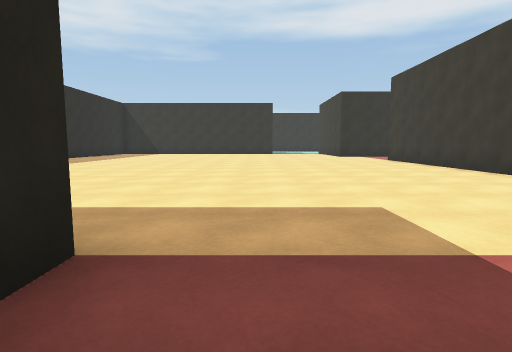
[1] (above)

20 first-person views from a walk through a 3-D level made in the Unity game engine. The camera is 1.2 m above the floor, tilts 6° down and sees 80° across. The floor is counted in squares, 2 m on a side. Each view is taken from the middle of a square. On the plan, view 1 faces up. The plan holds only what a view shows up to about 9 squares ahead; the rest is blank. The place goes on beyond the plan.

[2]
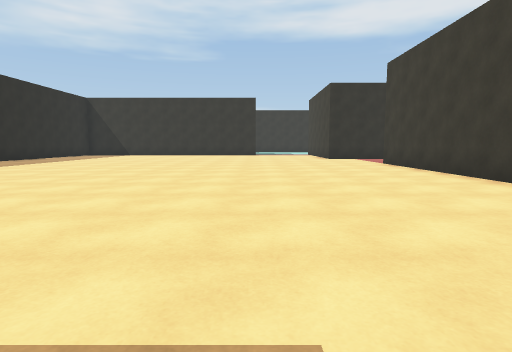

[3]
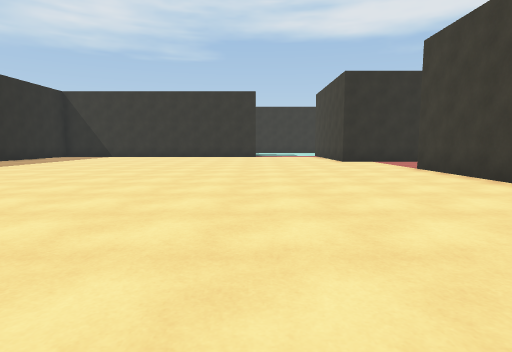

[4]
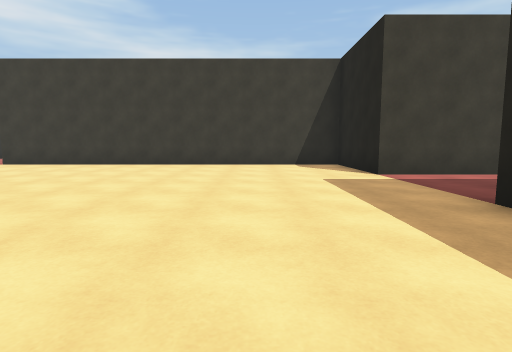

[5]
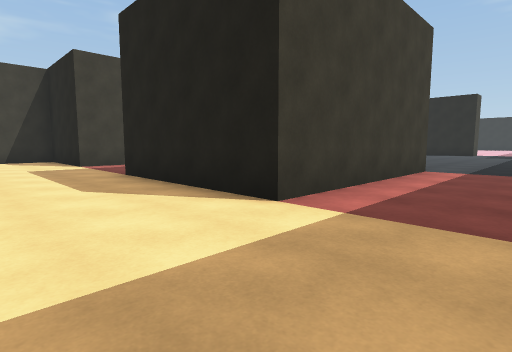

[6]
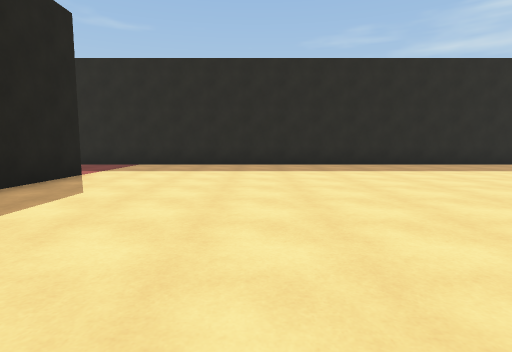

[7]
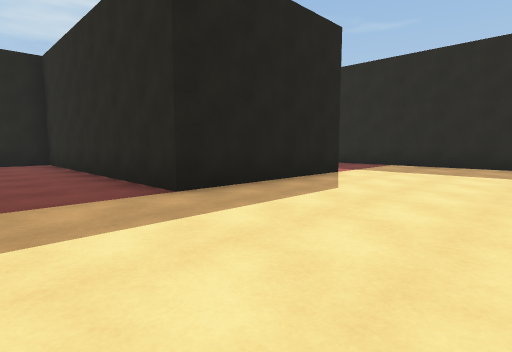

[8]
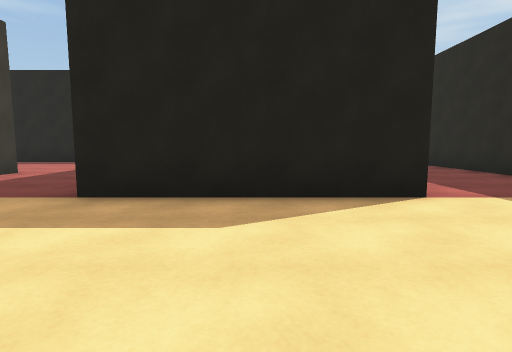

[9]
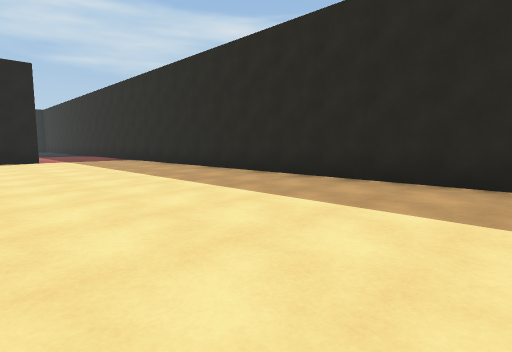

[10]
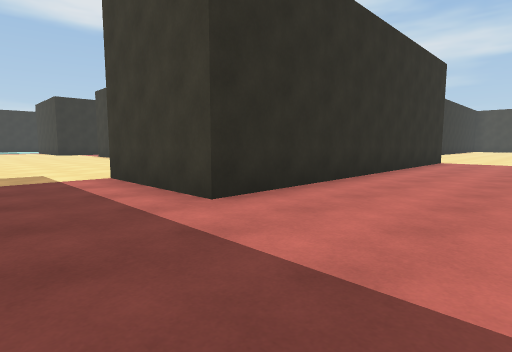

[11]
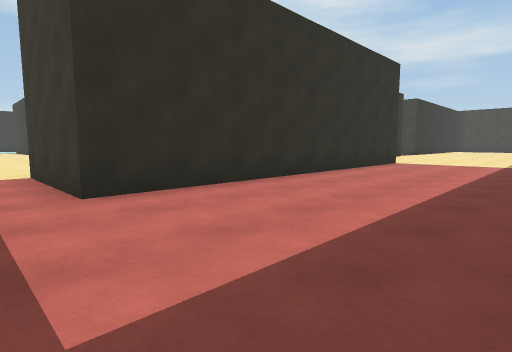

[12]
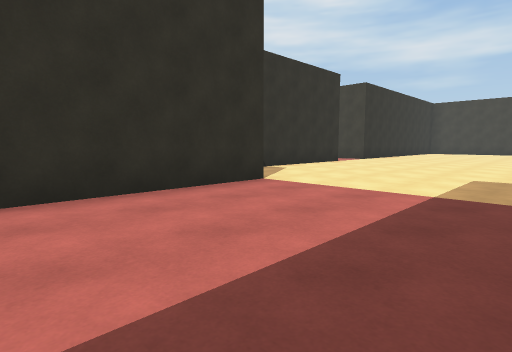

[13]
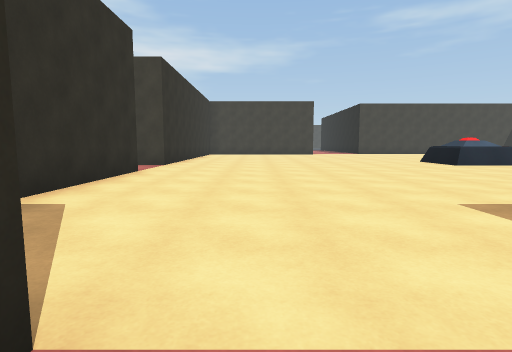

[14]
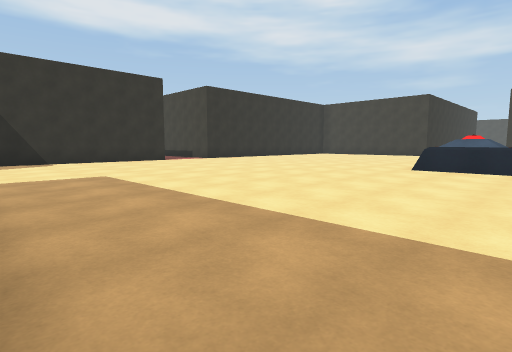

[15]
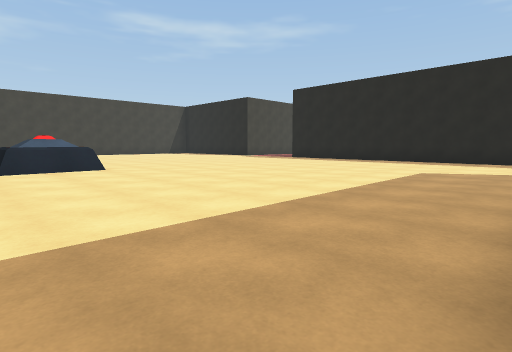

[16]
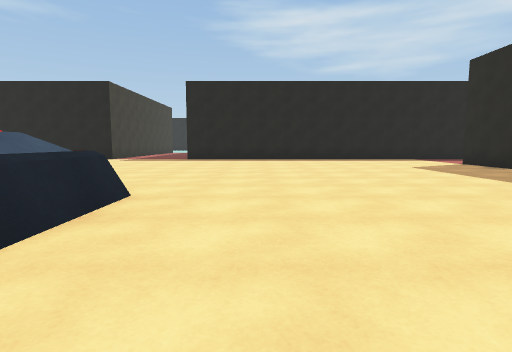

[17]
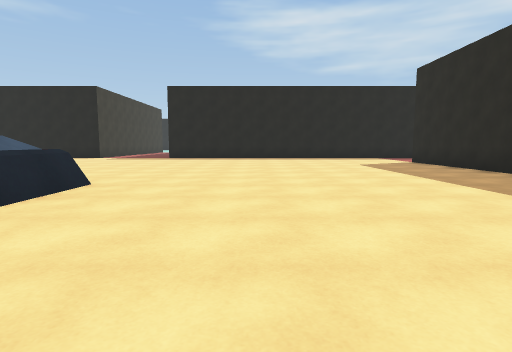

[18]
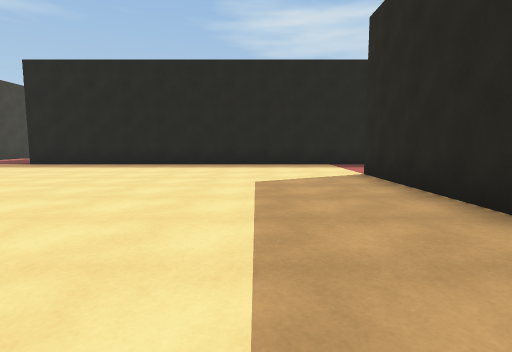

[19]
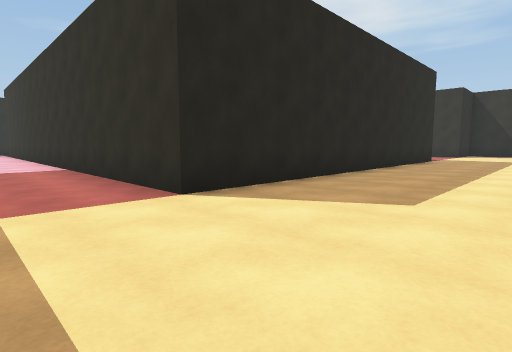

[20]
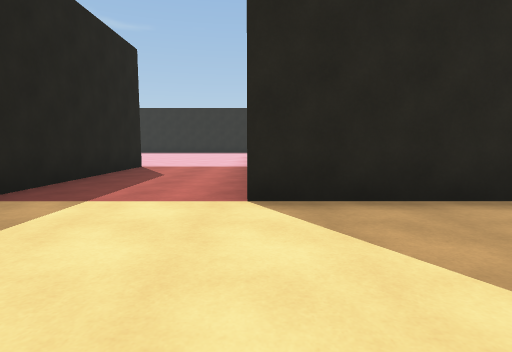

### Floor plan
Points are (right, up) in squares from view 1. A wall is a line through its corners. A room is listed if a view was taken in it or the views show most of it. See-through windows are left out.
Room 1 (views 1, 2, 3, 4, 5, 6, 7, 8, 9)
walls: (-7.9, 12.6) (-7.9, -3.6); (2, -1.3) (2, 1.6) (4.9, 1.6) (4.9, 11.5); (-4.9, -3.4) (-4.9, 1.6) (-1, 1.6) (-1, -1.6)
ways out: opening at (0.5, -2) to room 2; opening at (-6.5, -4); opening at (4.5, 12.5)
Room 2 (views 10, 11, 12, 13, 14, 15, 16, 17, 18, 19, 20)
walls: (10.8, -7.2) (10.8, -15.1) (4.5, -15.1); (10.9, -1.3) (2, -1.3); (16.8, 0.6) (11.9, 0.6); (19.1, 0.6) (18.7, 0.6); (5.9, -18) (19.5, -18); (-1, -1.6) (-1, -5.3) (0.1, -5.3)
low walls: (18.5, -9.5) (18.5, -7.7) (19.4, -7.7)
ways out: opening at (0.5, -2) to room 1; opening at (5.5, -16.5); opening at (17.5, 1)

Where each view was taken, in squares from view 1:
view 1: 0 up, 0 right, facing up
view 2: 2 up, 1 right, facing up
view 3: 4 up, 1 right, facing up
view 4: 4 up, 4 left, facing right
view 5: 4 up, 7 left, facing down-right
view 6: 5 up, 1 right, facing left
view 7: 5 up, 1 right, facing down-left
view 8: 5 up, 3 left, facing down
view 9: 13 up, 3 left, facing down-left
view 10: 4 down, 0 right, facing up-right
view 11: 5 down, 1 right, facing up-right
view 12: 5 down, 7 right, facing up-right
view 13: 2 down, 10 right, facing right
view 14: 10 down, 11 right, facing up-right
view 15: 7 down, 11 right, facing down-right
view 16: 6 down, 17 right, facing down
view 17: 5 down, 16 right, facing down
view 18: 9 down, 13 right, facing down
view 19: 17 down, 14 right, facing up-left
view 20: 15 down, 14 right, facing left
